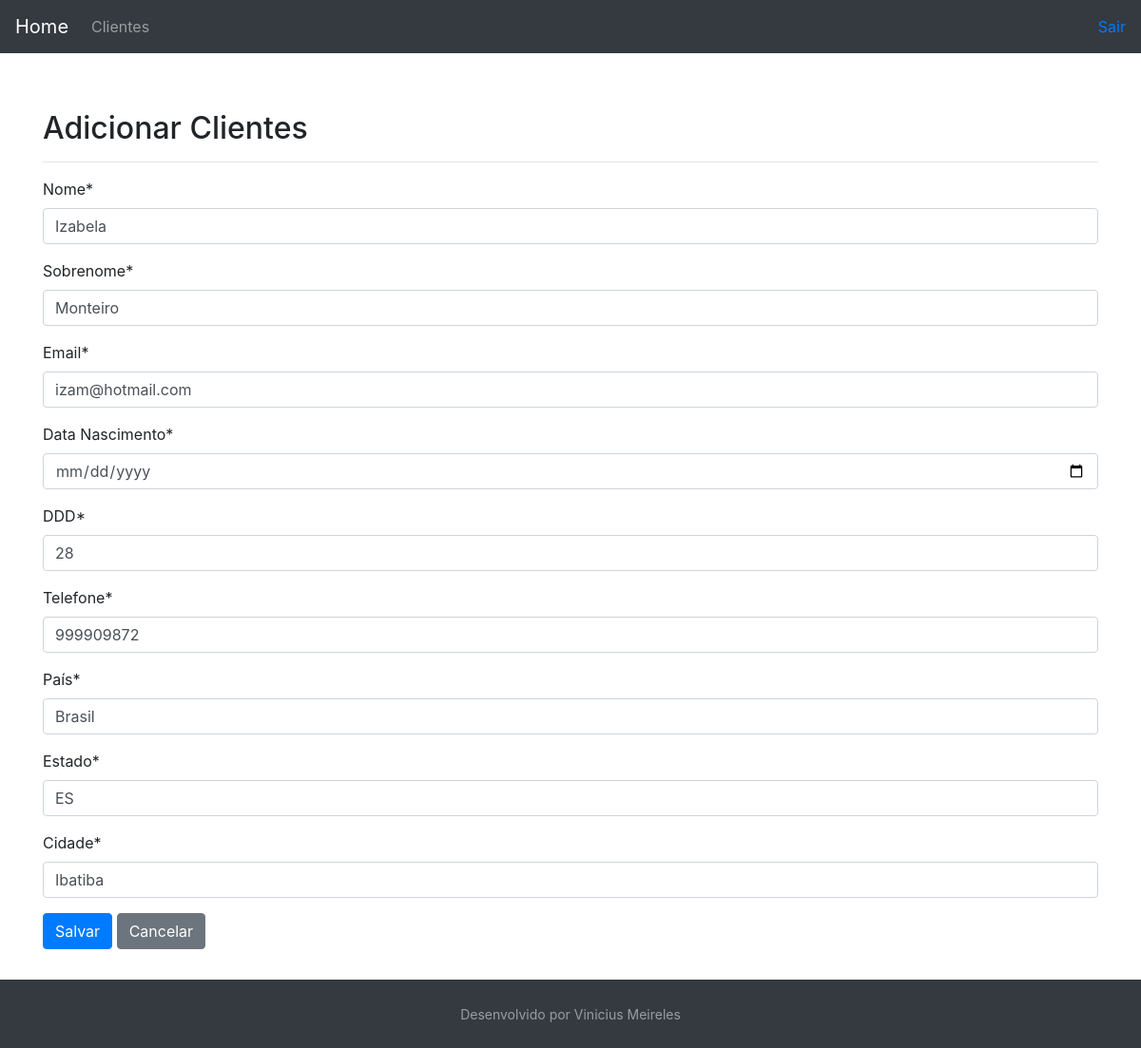
Page /customer/11/ on the committed database.
### customer/models.py (models this page shows, shortened)
class Customer(models.Model):
    first_name = models.CharField(max_length=30)
    last_name = models.CharField(max_length=50)
    email = models.EmailField()
    birth_date = models.DateField()
    area_code = models.CharField(max_length=3)
    phone_number = models.CharField(max_length=9)
    country = models.CharField(max_length=30)
    state = models.CharField(max_length=30)
    city = models.CharField(max_length=30)
    created_date = models.DateTimeField(auto_now_add=True)
    update_date = models.DateTimeField(auto_now=True)
    active = models.BooleanField(default=True)
    class Meta:
        db_table = "customer"

### customer/views.py (the view, shortened to what this page needs)
# urls.py: path("<int:id>/", CustomerUpdateView.as_view(), name="customer-update"),
class CustomerUpdateView(UpdateView):
  template_name = "customer/customer.html"
  form_class = CustomerForm
  def get_object(self):
    id = self.kwargs.get("id")
    return get_object_or_404(Customer, id=id)

### customer/forms.py
class CustomerForm(forms.ModelForm):
    first_name = forms.CharField(
        label="Nome",
        error_messages={"max_length": "Máximo de 30 caracteres"}
        )
    last_name = forms.CharField(
        label="Sobrenome",
        error_messages={"max_length": "Máximo de 50 caracteres"}
        )
    email = forms.EmailField(label="Email")
    birth_date = forms.DateField(label="Data Nascimento", widget=DateInput())
    area_code = forms.RegexField(
        label="DDD",
        regex=r"^\+?1?[0-9]{2}$",
        error_messages={"invalid": "Número de DDD inválido"}
        )
    phone_number = forms.RegexField(
        label="Telefone",
        regex=r"^\+?1?[0-9]{9,15}$",
        error_messages={"invalid": "Número de telefone inválido"}
        )
    country = forms.CharField(label="País")
    state = forms.CharField(label="Estado")
    city = forms.CharField(label="Cidade")
    class Meta:
        model = Customer
        fields = (
            "first_name",
            "last_name",
            "email",
            "birth_date",
            "area_code",
            "phone_number",
            "country",
            "state",
            "city",
        )

### customer/templates/customer/customer.html (shortened to what this page needs)
{% extends "model-page.html" %}
{% load crispy_forms_tags %}
{% block content %}
  <h2>Adicionar Clientes</h2><hr>
  <form method="POST">{% csrf_token %}
    {{ form|crispy }}
    <button type="submit" class="btn btn-primary">Salvar</button>
      <a href= "{% url "customer:customer-list"  %}">
         <buttum type="button" class="btn btn-secondary">Cancelar</button>
  </form>
{% endblock %}

### core/templates/model-page.html (style rules this page uses)
html, body { height: 100%; }

### rows in the picture
Customer: first_name "Izabela", last_name "Monteiro", email "izam@hotmail.com", area_code "28", phone_number "999909872", country "Brasil", state "ES", city "Ibatiba"
